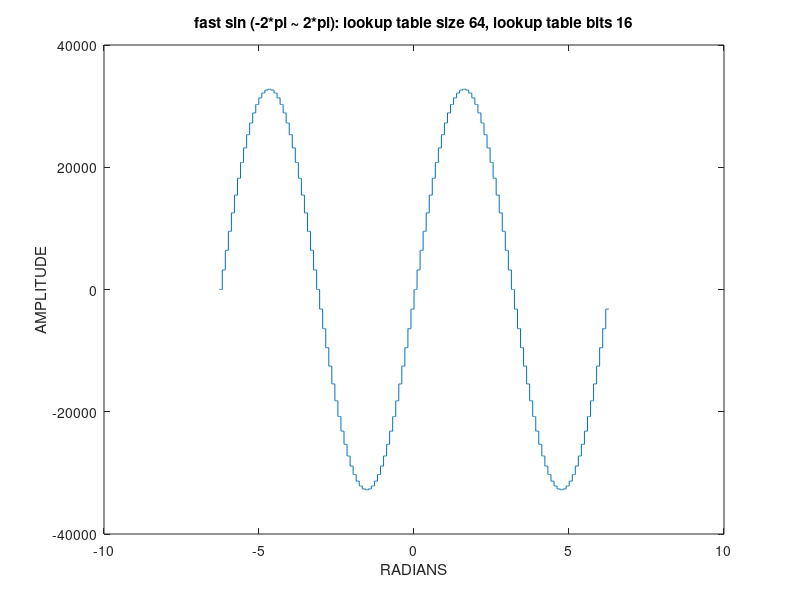
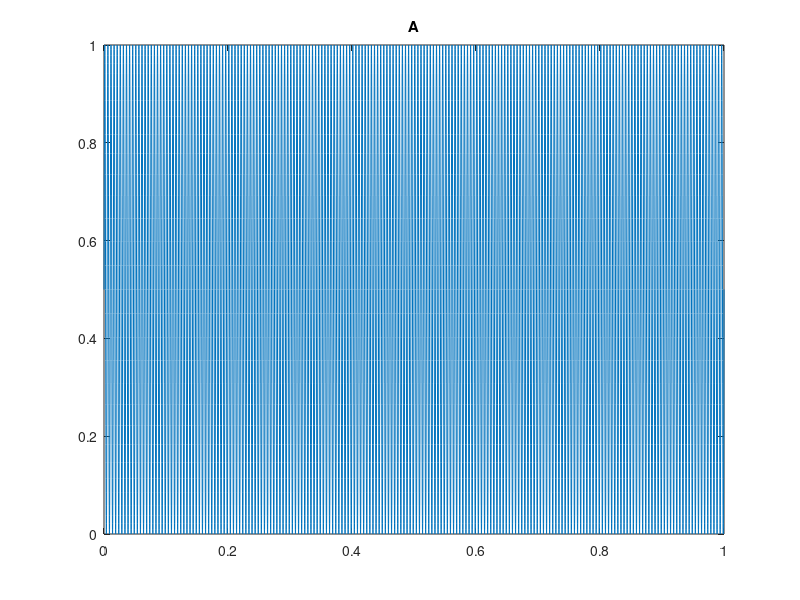
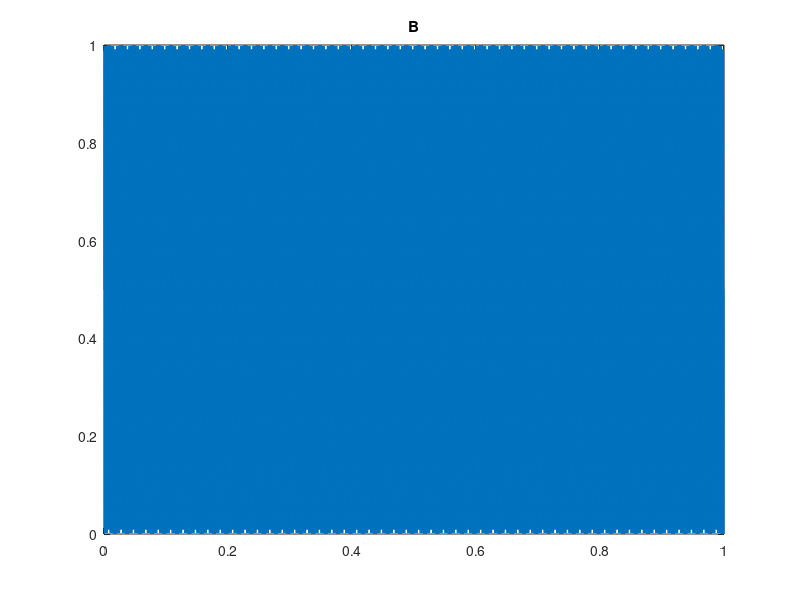
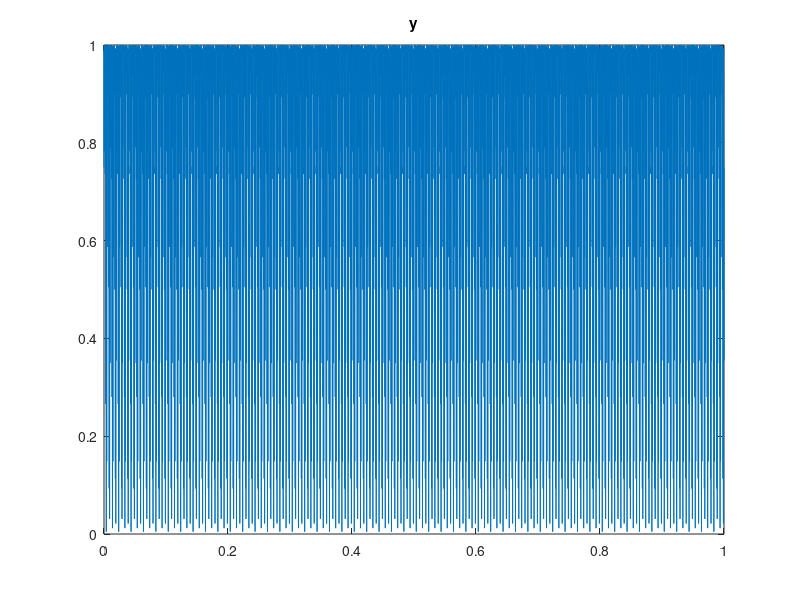

These figures' MATLAB source, in order: (Note: this script raises an error after producing the figures.)
% fid = fopen("demo_audio_s16_pcm_30sec.raw");
% demo_audio_s16_bytes = fread(fid);
% demo_audio_frequncey = 22050;
% fclose(fid);

% disp("Started!");

% demo_audio_normal = [];
% for i = 1:2:rows(demo_audio_s16_bytes)
%     byte1 = demo_audio_s16_bytes(i);
%     byte2 = demo_audio_s16_bytes(i+1);
%     sample = 0;
%     sample = bitor(sample, bitshift(byte2, 8));
%     sample = bitor(sample, byte1);
%     sample = sample / (2^(16)-1);
%     demo_audio_normal(end+1) = sample;
% endfor

% disp("Done!");

% player = audioplayer(demo_audio_normal, demo_audio_frequncey);
% play(player);




% sine lookup table generation
global lookup_table_size;
lookup_table_size = 64;

lookup_table_bits = 16
lookup_table_max_fixed_point_amplitude = (((2^lookup_table_bits))/2)-1

global lookup_table_range;
lookup_table_range = 2*pi

% Scales an angle 'x' in radians to lookup table index:
% lookup_x = lookup_x / lookup_table_range;   % Scale from 0.0 ~ lookup_table_range to 0.0 ~ 1.0
% lookup_x = lookup_x * lookup_table_size;    % Scale from 0.0 ~ 1.0 to 0.0 ~ lookup_table_size
global lookup_x_scale;
lookup_x_scale = lookup_table_size / lookup_table_range;

% Only use half a period of the wave
lookup_table_step_size = lookup_table_range/lookup_table_size

% Using only half a period of the wave to make the lookup table, will be
# all positive for sine and ready to be placed in fixed-point format
global lookup_table;
lookup_table = sin(0:lookup_table_step_size:lookup_table_range) * lookup_table_max_fixed_point_amplitude;


function retval = fast_sin (x)
    global lookup_table_size;
    global lookup_table;
    global lookup_table_range;
    global lookup_x_scale;

    % Figure out where in the first quadrant the angle
    % lies. For example the 45 degree angle in the second quadrant
    % is 3pi/4, the remainder after division by pi/2 is pi/4.
    lookup_x = mod(x, lookup_table_range);      % Find remainder of full angle after divde by lookup_table_range (our table only holds values for angles from 0 to lookup_table_range)
    lookup_x = fix(lookup_x * lookup_x_scale);  % Scale from angle between 0 to lookup_table_size
    retval = lookup_table(lookup_x+1);          % Remove the +1 in C
endfunction

x = [];
y = [];

for ix = -2*pi:0.001:2*pi
    x(end+1) = ix;
    y(end+1) = fast_sin(ix);
endfor

figure(1);
plot(x, y);
xlabel("RADIANS");
ylabel("AMPLITUDE");
title(sprintf("fast sin (-2*pi ~ 2*pi): lookup table size %d, lookup table bits %d", lookup_table_size, lookup_table_bits));




% Using sine lookup table
% fs = 11025;
fs = 22050;
% fs = 44100;
dt = 1/fs;

x = 0:dt:1;

A = (0.5 + 0.5 * fast_sin(2 * pi * 200 .* x) / lookup_table_max_fixed_point_amplitude);
B = (0.5 + 0.5 * fast_sin(2 * pi * 1300 .* x) / lookup_table_max_fixed_point_amplitude);

y = A + B - (A.*B);


figure(2);
plot(x, A);
title("A");

figure(3);
plot(x, B);
title("B");

figure(4);
plot(x, y);
title("y");


player = audioplayer(y, fs);
play(player);
